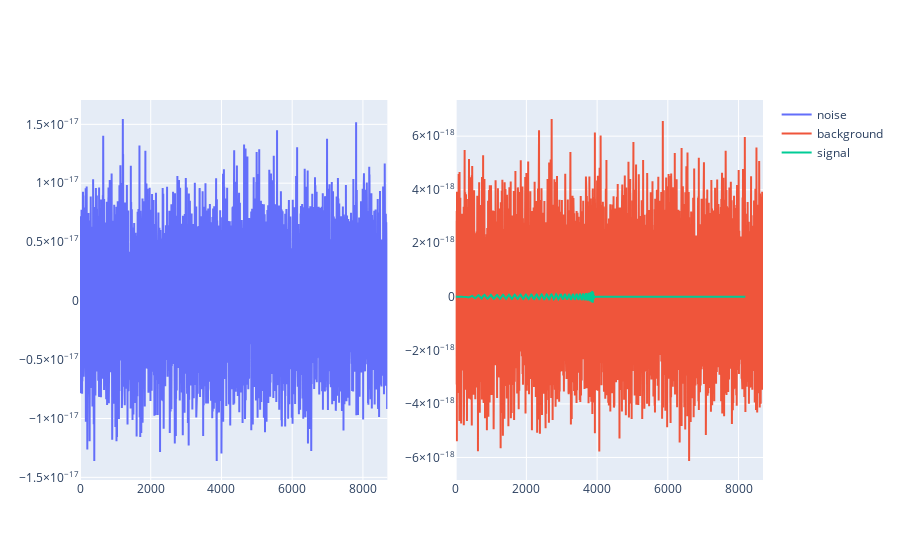

The code cell stored with this chart in its notebook:
### Code cell
import numpy as np
from plotly.subplots import make_subplots
import plotly.graph_objects as go

# get the index corresponding to the first pure noise time series
background_idx = np.argmin(gau_labels)
# get the index corresponding to the first noise + gravitational wave time series
signal_idx = np.argmax(gau_labels)

ts_noise = noisy_gausignals[background_idx]
ts_background = noisy_gausignals[signal_idx]
ts_signal = gw_gausignals[signal_idx]

fig = make_subplots(rows=1, cols=2)

fig.add_trace(
    go.Scatter(x=list(range(len(ts_noise))), y=ts_noise, mode="lines", name="noise"),
    row=1,
    col=1,
)

fig.add_trace(
    go.Scatter(
        x=list(range(len(ts_background))),
        y=ts_background,
        mode="lines",
        name="background",
    ),
    row=1,
    col=2,
)

fig.add_trace(
    go.Scatter(x=list(range(len(ts_signal))), y=ts_signal, mode="lines", name="signal"),
    row=1,
    col=2,
)
fig.show()

### Figure 1 — Plotly figure (JSON) as saved in the notebook; plotly's stock layout.template omitted (floating-point values rounded to 4 significant figures; data arrays with more than 128 entries replaced by an {"elided": "..."} marker saying what was removed)
{"data": [{"mode": "lines", "name": "noise", "type": "scatter", "x": {"elided": "8692 int values"}, "xaxis": "x", "y": {"elided": "8692 float values"}, "yaxis": "y"}, {"mode": "lines", "name": "background", "type": "scatter", "x": {"elided": "8692 int values"}, "xaxis": "x2", "y": {"elided": "8692 float values"}, "yaxis": "y2"}, {"mode": "lines", "name": "signal", "type": "scatter", "x": {"elided": "8192 int values"}, "xaxis": "x2", "y": {"elided": "8192 float values"}, "yaxis": "y2"}], "layout": {"xaxis": {"anchor": "y", "domain": [0, 0.45]}, "xaxis2": {"anchor": "y2", "domain": [0.55, 1]}, "yaxis": {"anchor": "x", "domain": [0, 1]}, "yaxis2": {"anchor": "x2", "domain": [0, 1]}}}
